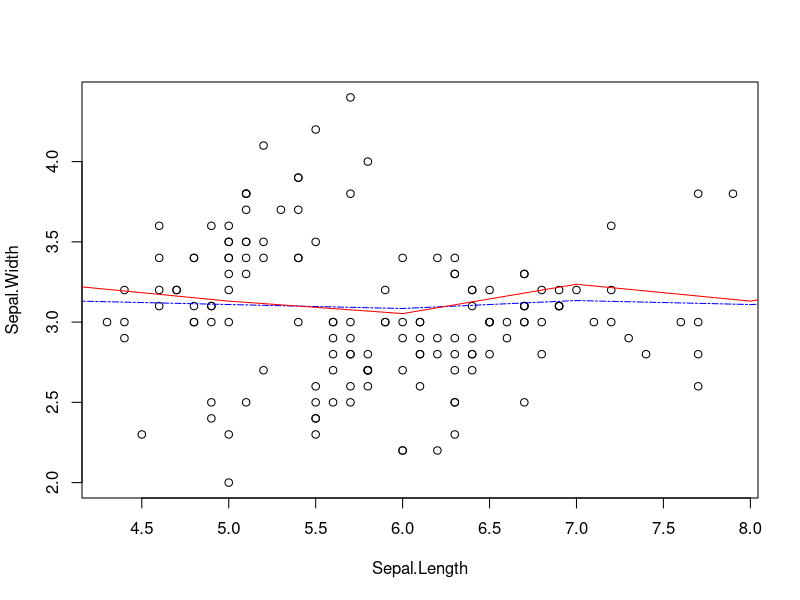
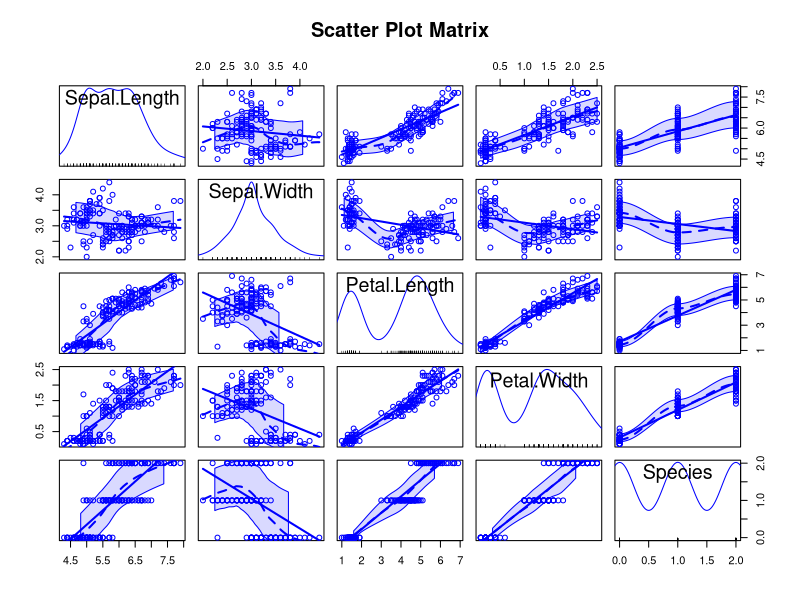
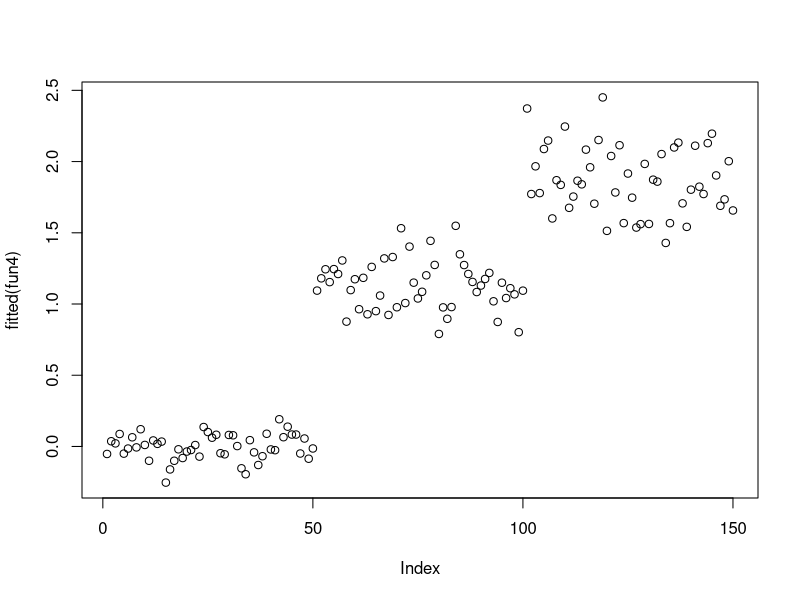
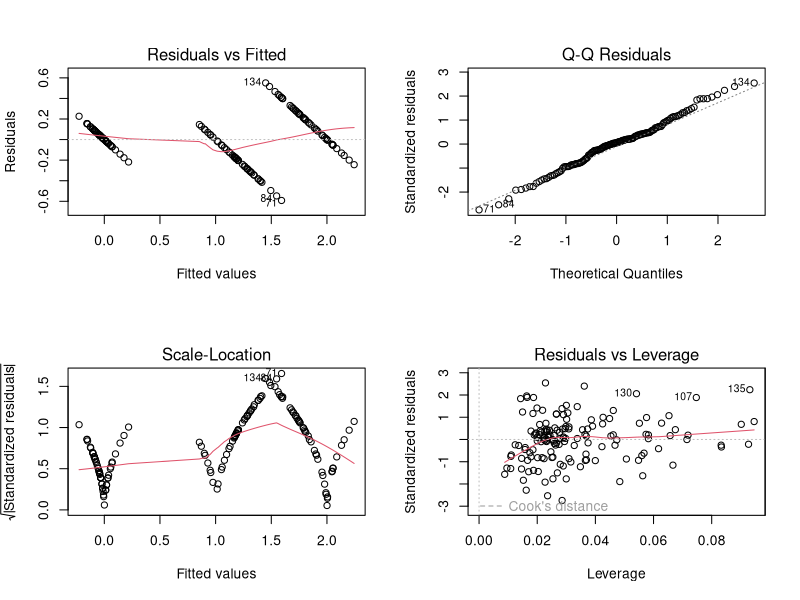
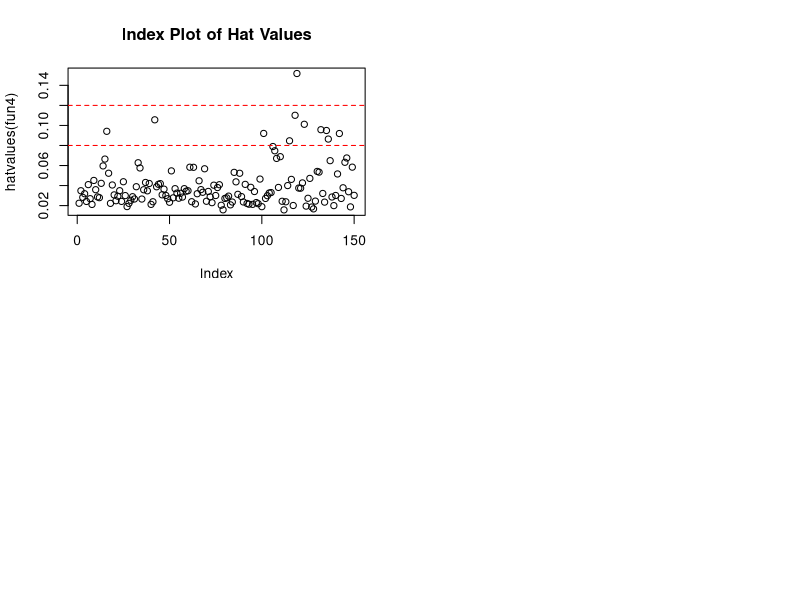

The R source for these figures, in order:
#回归
attach(iris)
table(Species)
#typeof(iris)
iris
#change the column of “Species??? into clustering values from 0,1,2 ~,
iris$Species <- as.character((iris$Species))
iris$Species[iris$Species=='setosa'] <- 0
iris$Species[iris$Species=='versicolor']<-1
iris$Species[iris$Species=='virginica']<-2
typeof(Species)
#build a simple linear regression, using “Sepal.Length ??? as the independent variable,  and the “sepal.width ??? as the dependent variable
names(iris)
fun1<-lm(Sepal.Width ~ Sepal.Length,data=iris)
summary(fun1)

#build a polynomial regression using the same variables.
fun2<-lm(Sepal.Width ~ Sepal.Length+I(Sepal.Length^2),data=iris)

summary(fun2)
#4.make diagnostics and give the analysis.
plot(iris$Sepal.Length,iris$Sepal.Width,xlab = "Sepal.Length",ylab = "Sepal.Width")
#abline(fun1)
#lines(iris$Sepal.Length,fitted(fun2))
lines(fitted(fun1),col="blue",pch="22",lty=6)
lines(fitted(fun2),col="red",pch="22")
#abline(fun1)
#abline(fun2)#In abline(fun2) : 只用两个3回归系数中的第一???
#5.  check the correlation between every variable in the dataset
library(car)
iris$Species<-as.double(iris$Species)
irisData<-as.data.frame(iris[,c("Sepal.Length" ,"Sepal.Width" , "Petal.Length", "Petal.Width",  "Species")])
#typeof(Species)
cor(irisData)
scatterplotMatrix(irisData,spread = FALSE,smoother.args = list(lty=2),main="Scatter Plot Matrix")
#6. build a multiple linear regression using “Species??? as the dependent variable and the others as the 
#independent variables. Give explanation for the results.
fun3<-lm(Species ~Sepal.Length+Sepal.Width+Petal.Length+Petal.Width,data=irisData)
summary(fun3)

confint(fun3)

fun4<-lm(Species ~Sepal.Length+Sepal.Width+Petal.Length+Petal.Width+Petal.Length:Petal.Width,data=irisData)
summary(fun4)
plot(fitted(fun4))
confint(fun4)

par(mfrow=c(2,2))
plot(fun3)

outlierTest(fun4)#离群???
hat.plot<-function(fun4){
  p<-length(coefficients(fun4))
  n<-length(fitted(fun4))
  plot(hatvalues(fun4),main = "Index Plot of Hat Values")
  abline(h=c(2,3)*p/n,col="red",lty=2)
  identify(1:n,hatvalues(fun4),names(hatvalues(fun4)))
}
hat.plot(fun4)
detach(iris)

